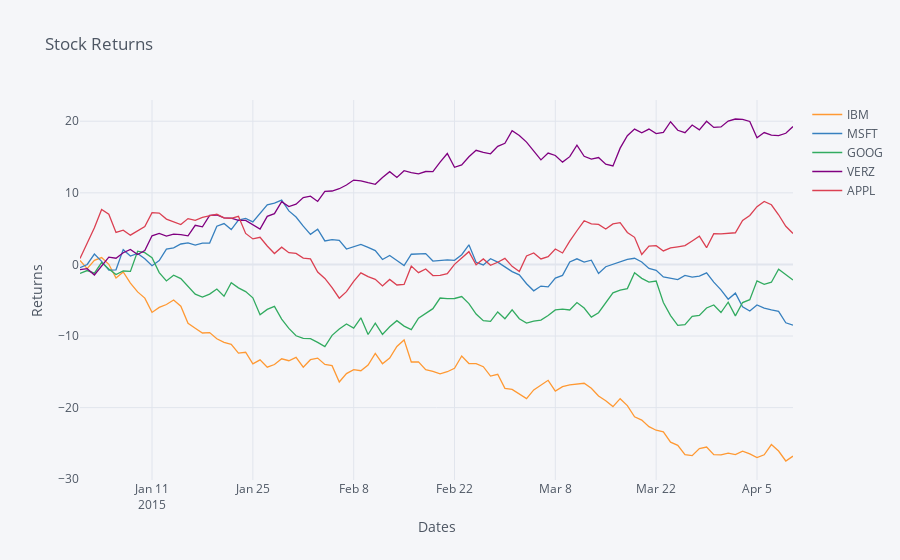

Notebook source saved alongside this figure:
### Markdown cell above
We can also pass common metadata for the chart

### Code cell
df.iplot(theme='pearl',filename='Tutorial Metadata',title='Stock Returns',xTitle='Dates',yTitle='Returns')
